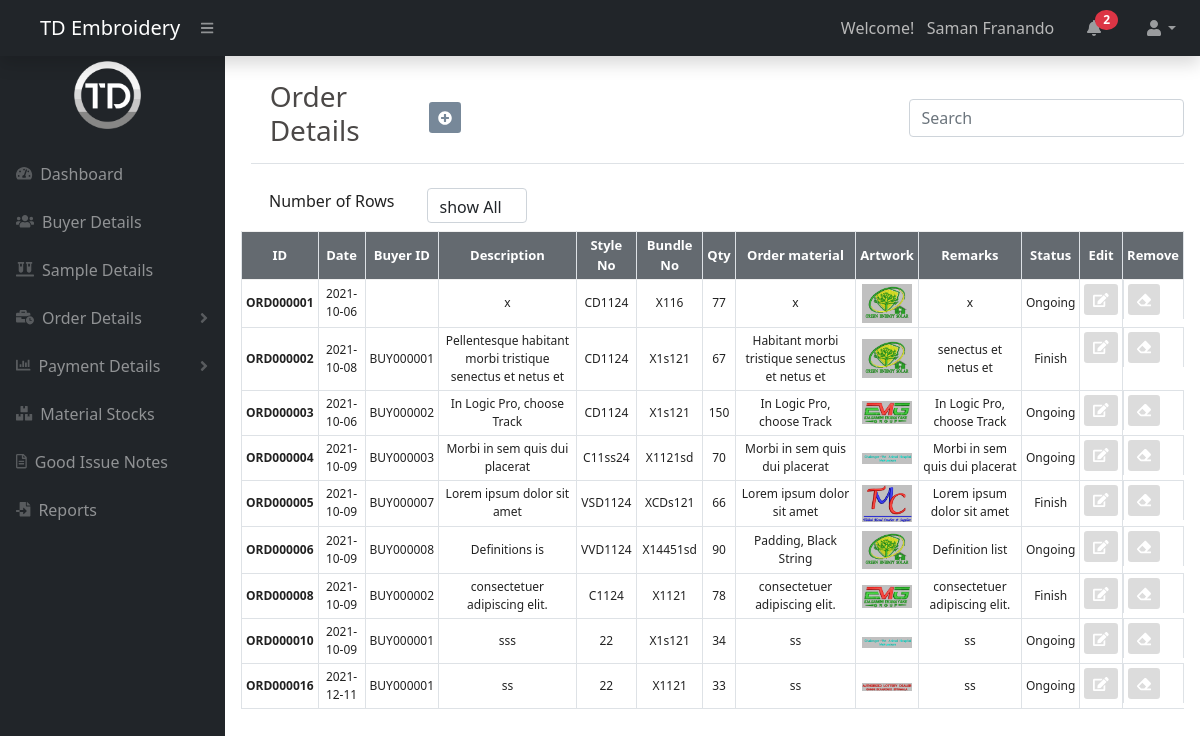
Screenshot of /orders/order_details.php (signed in) with the database file from the repository.
### tables this page shows
CREATE TABLE `orderdetails` (
  `InternalId` int(11) NOT NULL,
  `OrderId` varchar(10) NOT NULL,
  `OrderDate` date NOT NULL,
  `BuyerID` varchar(10) NOT NULL,
  `OrderDescription` text NOT NULL,
  `Cost` decimal(10,2) NOT NULL,
  `StyleNo` varchar(20) NOT NULL,
  `BundleNumber` varchar(20) NOT NULL,
  `Qty` int(20) NOT NULL,
  `Ordermaterial` text NOT NULL,
  `Artwork` varchar(255) NOT NULL,
  `Remarks` text NOT NULL,
  `Status` varchar(10) NOT NULL,
  `RecordeStatus` varchar(8) NOT NULL
);

### orders/order_details.php (the view, shortened to what this page needs)
<?php
include '../header.php';
include '../db_connection.php';
?>
<div class="d-flex justify-content-between flex-wrap flex-md-nowrap align-items-center pt-2 pb-2 mb-3 border-bottom" style="margin-left: 10px">
    <h3 class="h3" style="color: #4B4847; margin-left: 2%">Order Details </h3>
    <a href="<?php echo site_url; ?>orders/add_order.php" class="btn btn-sm ashs2" style="background: #778899; color: white; margin-right: 48%;" ><span><i class="fas fa-plus-circle"></i></span></a>
    <input type="text" class="form-control" id="Search" name="Search"  value=""  placeholder="Search"  style="width:300px; ">
</div>
<?php
$sql = "SELECT * FROM orderdetails WHERE RecordeStatus = 'Active'";
$result = $conn->query($sql);
?>
<div class="container">
    <table>
        <tr>
            <td> <h6>Number of Rows</h6>  </td>
            <td> <div class="form-group">
                    <select name="state" id="maxRows" class="form-control" style="width:100px; height: 35px;">
                        <option value="5000">show All</option>
                    </select>
                </div>
            </td>
        </tr>
    </table>
</div>
<table class="table table-hover table-sm table-bordered" id="myTable2">
    <thead>
        <tr style="background-color:#646a70; color: white; text-align: center; vertical-align: middle; height: 40px;">
            <th style="font-size: 13px; text-align: center; ">ID</th>
            <th style="font-size: 13px; text-align: center; ">Date</th>
            <th style="font-size: 13px; text-align: center; ">Buyer ID</th>
            <th style="font-size: 13px; text-align: center; ">Description</th>
            <th style="font-size: 13px; text-align: center; ">Style No</th>
            <th style="font-size: 13px; text-align: center; ">Bundle No</th>
            <th style="font-size: 13px; text-align: center; ">Qty</th>
            <th style="font-size: 13px; text-align: center; ">Order material</th>
            <th style="font-size: 13px; text-align: center; ">Artwork</th>
            <th style="font-size: 13px; text-align: center; ">Remarks</th>
            <th style="font-size: 13px; text-align: center; ">Status</th>
            <th style="font-size: 13px;  ">Edit</th>
            <th style="font-size: 13px;  ">Remove</th>
        </tr>
    </thead>
    <tbody id="myTable">
        <?php
        if ($result->num_rows > 0) {
            while ($row = $result->fetch_assoc()) {
                ?>
                <tr>
                    <td style="font-size: 12px; font-weight: bold; vertical-align: middle; text-align: center;"><?php echo $row['OrderId'] ?></td>
                    <td style="font-size: 12px;  vertical-align: middle; text-align: center;"><?php echo $row['OrderDate'] ?></td>
                    <td style="font-size: 12px;  vertical-align: middle; text-align: center;"><?php echo $row['BuyerID'] ?></td>
                    <td style="font-size: 12px;  vertical-align: middle; text-align: center;"><?php echo $row['OrderDescription'] ?></td>
                    <td style="font-size: 12px;  vertical-align: middle; text-align: center;"><?php echo $row['StyleNo'] ?></td>
                    <td style="font-size: 12px;  vertical-align: middle; text-align: center;"><?php echo $row['BundleNumber'] ?></td>
                    <td style="font-size: 12px;  vertical-align: middle; text-align: center;"><?php echo $row['Qty'] ?></td>
                    <td style="font-size: 12px;  vertical-align: middle; text-align: center;"><?php echo $row['Ordermaterial'] ?></td>
                    <td style="font-size: 12px;  vertical-align: middle; text-align: center;"><img style="width:50px " src="<?php echo $row['Artwork'] ?>"></td>
                    <td style="font-size: 12px;  vertical-align: middle; text-align: center;"><?php echo $row['Remarks'] ?></td>
                    <td style="font-size: 12px;  vertical-align: middle; text-align: center;"><?php echo $row['Status'] ?></td>
                    <td>
                        <form method="post" action="<?php echo site_url; ?>orders/edit.php">
                            <button  style="background: #dcdcdc; color: white;" class="btn btn-sm ashs" type="submit"><i class="fas fa-edit"></i></button>
                        </form>
                    </td>
                    <td>
                        <form  id="remove_form<?php echo $row['InternalId']; ?>" method="post" action="<?php echo site_url; ?>orders/remove.php">
                            <button  style="background: #dcdcdc; color: white;" class="btn btn-sm ashs" type="button" onclick="removeRecord('remove_form<?php echo $row['InternalId']; ?>')"><i class="fas fa-eraser"></i></button>
                        </form>
                    </td>
                </tr>
                <?php
            }
        }
        ?>
    </tbody>
</table>
<?php
include '../footer.php';
?>

### css/Dashboard_style.css (style rules this page uses)
:root { --main-color: #4B4847; --color-dark: #696260; --text-gray: #89716B; }
* { padding: 0; margin: 0; box-sizing: border-box; list-style-type: none; text-decoration: none; }
table { border-collapse: collapse; }
thead tr { border-top: 1px solid #f0f0f0; border-bottom: 2px solid #f0f0f0; }
td { padding: .5rem 1rem; font-size:.9rem; color: #222; }
tr td:last-child { display: flex; align-items: center; }

### css/dashboard_style2.css (style rules this page uses)
a:link { color: none; background-color: none; text-decoration: none; }

### header.php (style rules this page uses)
th { cursor: pointer; }

### rows the page displays
orderdetails: OrderId "ORD000001", OrderDate "2021-10-06", OrderDescription "x", StyleNo "CD1124", BundleNumber "X116", Qty "77", Ordermaterial "x", Artwork (picture), Remarks "x", Status "Ongoing"
orderdetails: OrderId "ORD000002", OrderDate "2021-10-08", BuyerID "BUY000001", OrderDescription "Pellentesque habitant morbi tristique senectus et netus et", StyleNo "CD1124", BundleNumber "X1s121", Qty "67", Ordermaterial "Habitant morbi tristique senectus et netus et", Artwork (picture), Remarks "senectus et netus et", Status "Finish"
orderdetails: OrderId "ORD000003", OrderDate "2021-10-06", BuyerID "BUY000002", OrderDescription "In Logic Pro, choose Track", StyleNo "CD1124", BundleNumber "X1s121", Qty "150", Ordermaterial "In Logic Pro, choose Track", Artwork (picture), Remarks "In Logic Pro, choose Track", Status "Ongoing"
orderdetails: OrderId "ORD000004", OrderDate "2021-10-09", BuyerID "BUY000003", OrderDescription "Morbi in sem quis dui placerat", StyleNo "C11ss24", BundleNumber "X1121sd", Qty "70", Ordermaterial "Morbi in sem quis dui placerat", Artwork (picture), Remarks "Morbi in sem quis dui placerat", Status "Ongoing"
orderdetails: OrderId "ORD000005", OrderDate "2021-10-09", BuyerID "BUY000007", OrderDescription "Lorem ipsum dolor sit amet", StyleNo "VSD1124", BundleNumber "XCDs121", Qty "66", Ordermaterial "Lorem ipsum dolor sit amet", Artwork (picture), Remarks "Lorem ipsum dolor sit amet", Status "Finish"
orderdetails: OrderId "ORD000006", OrderDate "2021-10-09", BuyerID "BUY000008", OrderDescription "Definitions is", StyleNo "VVD1124", BundleNumber "X14451sd", Qty "90", Ordermaterial "Padding, Black String", Artwork (picture), Remarks "Definition list", Status "Ongoing"
orderdetails: OrderId "ORD000008", OrderDate "2021-10-09", BuyerID "BUY000002", OrderDescription "consectetuer adipiscing elit.", StyleNo "C1124", BundleNumber "X1121", Qty "78", Ordermaterial "consectetuer adipiscing elit.", Artwork (picture), Remarks "consectetuer adipiscing elit.", Status "Finish"
orderdetails: OrderId "ORD000010", OrderDate "2021-10-09", BuyerID "BUY000001", OrderDescription "sss", StyleNo "22", BundleNumber "X1s121", Qty "34", Ordermaterial "ss", Artwork (picture), Remarks "ss", Status "Ongoing"
orderdetails: OrderId "ORD000016", OrderDate "2021-12-11", BuyerID "BUY000001", OrderDescription "ss", StyleNo "22", BundleNumber "X1121", Qty "33", Ordermaterial "ss", Artwork (picture), Remarks "ss", Status "Ongoing"

### other values shown
$_SESSION['FirstName'] "Saman"
$_SESSION['LastName'] "Franando"
$notificationCount['0'] "2"
